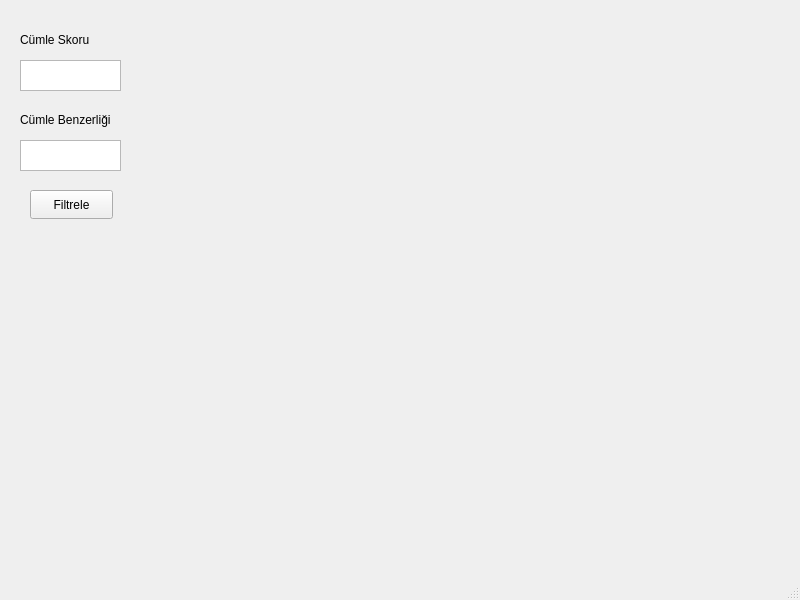
<?xml version="1.0" encoding="UTF-8"?>
<ui version="4.0">
 <class>MainWindow</class>
 <widget class="QMainWindow" name="MainWindow">
  <property name="geometry">
   <rect>
    <x>0</x>
    <y>0</y>
    <width>800</width>
    <height>600</height>
   </rect>
  </property>
  <property name="windowTitle">
   <string>MainWindow</string>
  </property>
  <widget class="QWidget" name="centralwidget">
   <widget class="QWidget" name="widget" native="true">
    <property name="geometry">
     <rect>
      <x>10</x>
      <y>20</y>
      <width>131</width>
      <height>221</height>
     </rect>
    </property>
    <widget class="QPlainTextEdit" name="plainTextEdit">
     <property name="geometry">
      <rect>
       <x>10</x>
       <y>40</y>
       <width>101</width>
       <height>31</height>
      </rect>
     </property>
    </widget>
    <widget class="QTextEdit" name="textEdit">
     <property name="geometry">
      <rect>
       <x>10</x>
       <y>120</y>
       <width>101</width>
       <height>31</height>
      </rect>
     </property>
    </widget>
    <widget class="QLabel" name="label">
     <property name="geometry">
      <rect>
       <x>10</x>
       <y>10</y>
       <width>91</width>
       <height>20</height>
      </rect>
     </property>
     <property name="text">
      <string>Cümle Skoru</string>
     </property>
    </widget>
    <widget class="QLabel" name="label_2">
     <property name="geometry">
      <rect>
       <x>10</x>
       <y>90</y>
       <width>111</width>
       <height>20</height>
      </rect>
     </property>
     <property name="text">
      <string>Cümle Benzerliği</string>
     </property>
    </widget>
    <widget class="QPushButton" name="pushButton">
     <property name="geometry">
      <rect>
       <x>20</x>
       <y>170</y>
       <width>83</width>
       <height>29</height>
      </rect>
     </property>
     <property name="text">
      <string>Filtrele</string>
     </property>
    </widget>
   </widget>
   <widget class="QWidget" name="widget_2" native="true">
    <property name="geometry">
     <rect>
      <x>160</x>
      <y>20</y>
      <width>611</width>
      <height>501</height>
     </rect>
    </property>
   </widget>
  </widget>
  <widget class="QStatusBar" name="statusbar"/>
  <widget class="QMenuBar" name="menubar">
   <property name="geometry">
    <rect>
     <x>0</x>
     <y>0</y>
     <width>800</width>
     <height>25</height>
    </rect>
   </property>
  </widget>
 </widget>
 <resources/>
 <connections/>
</ui>
